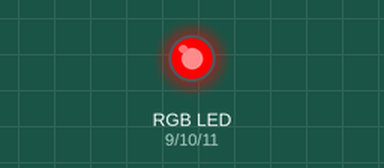
Bench run of a sketch on a simulated Arduino Uno, built with avr-gcc and run on an emulated ATmega328P. Shown: an RGB LED mixed from three pins (HIGH = lit). Dim RGB values are drawn brighter than linear.

Above: at 0.05 s.
At 1.4 s:
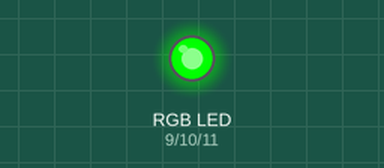
At 2.75 s:
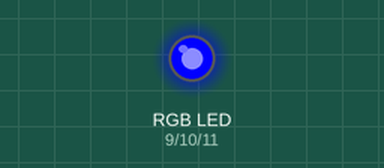
At 5.5 s:
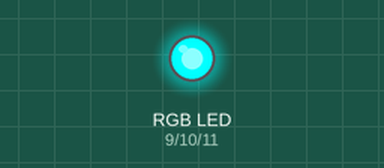
At 8.25 s:
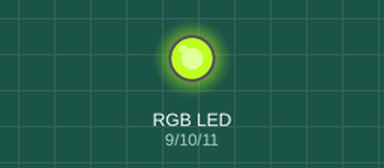
At 11.0 s:
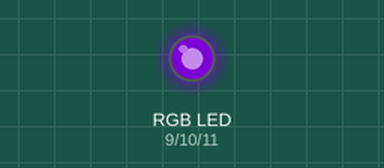
Timing chart, 0 to 14.3 s (numbered marks = the images above):
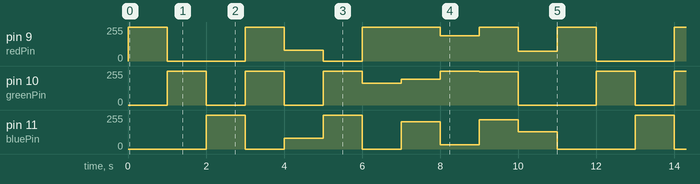

Measured:
- by itself, pin 10 (greenPin): repeats every 11.0 s: 2 × (0/255 1.0 s, 255/255 1.0 s), 165/255 1.0 s, 192/255 1.0 s, 255/255 1.0 s, 248/255 1.0 s, 0/255 2.0 s, 255/255 1.0 s
- by itself, pin 9 (redPin): repeats every 11.0 s: 0/255 2.0 s, 255/255 1.0 s, 80/255 1.0 s, 0/255 1.0 s, 255/255 2.0 s, 189/255 1.0 s, 255/255 1.0 s, 75/255 1.0 s, 255/255 1.0 s

The sketch:

smartduinoU_RGBled_simple_colors.ino
```cpp
/*
Adafruit Arduino - Lesson 3. RGB LED
*/

int redPin = 9;
int greenPin = 10;
int bluePin = 11;

void setup()
{
  pinMode(redPin, OUTPUT);
  pinMode(greenPin, OUTPUT);
  pinMode(bluePin, OUTPUT);
}

void loop()
{
  setColor(255, 0, 0);  // red
  delay(1000);
  setColor(0, 255, 0);  // green
  delay(1000);
  setColor(0, 0, 255);  // blue
  delay(1000);
  setColor(255, 255, 0);  // yellow
  delay(1000);
  setColor(80, 0, 80);  // purple
  delay(1000);
  setColor(0, 255, 255);  // aqua
  delay(1000);
  setColor(255, 165, 0);  // orange: FFA500
  delay(1000);
  setColor(255, 192, 203);  // pink: FFC0CB
  delay(1000);
  setColor(189, 255, 33);  // some kind of color: BDFF21
  delay(1000);
  setColor(0xFF, 0xF8, 0xDC);  // some kind of white: Cornsilk: FFF8DC
  delay(1000);
  setColor(0x4B, 0x0, 0x82);  // indigo
  delay(1000);
}

void setColor(int red, int green, int blue)
{
  analogWrite(redPin, red);
  analogWrite(greenPin, green);
  analogWrite(bluePin, blue);
}
```
